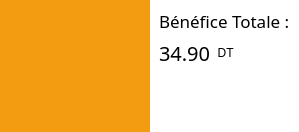
                   <widget class="QWidget" name="widget_16" native="true">
                    <property name="styleSheet">
                     <string notr="true">background-color: white</string>
                    </property>
                    <layout class="QHBoxLayout" name="horizontalLayout_15" stretch="1,2">
                     <property name="spacing">
                      <number>0</number>
                     </property>
                     <property name="leftMargin">
                      <number>0</number>
                     </property>
                     <property name="topMargin">
                      <number>0</number>
                     </property>
                     <property name="rightMargin">
                      <number>0</number>
                     </property>
                     <property name="bottomMargin">
                      <number>0</number>
                     </property>
                     <item>
                      <widget class="QWidget" name="widget_17" native="true">
                       <property name="minimumSize">
                        <size>
                         <width>150</width>
                         <height>132</height>
                        </size>
                       </property>
                       <property name="maximumSize">
                        <size>
                         <width>150</width>
                         <height>132</height>
                        </size>
                       </property>
                       <property name="styleSheet">
                        <string notr="true">background-color: rgb(243, 156, 17);</string>
                       </property>
                       <layout class="QVBoxLayout" name="verticalLayout_15">
                        <property name="leftMargin">
                         <number>40</number>
                        </property>
                        <property name="topMargin">
                         <number>25</number>
                        </property>
                        <property name="rightMargin">
                         <number>40</number>
                        </property>
                        <property name="bottomMargin">
                         <number>30</number>
                        </property>
                        <item>
                         <widget class="QLabel" name="label_22">
                          <property name="sizePolicy">
                           <sizepolicy hsizetype="Ignored" vsizetype="Ignored">
                            <horstretch>0</horstretch>
                            <verstretch>0</verstretch>
                           </sizepolicy>
                          </property>
                          <property name="text">
                           <string/>
                          </property>
                          <property name="pixmap">
                           <pixmap>../pictures/dollar-currency-symbol.png</pixmap>
                          </property>
                          <property name="scaledContents">
                           <bool>true</bool>
                          </property>
                         </widget>
                        </item>
                       </layout>
                      </widget>
                     </item>
                     <item>
                      <widget class="QWidget" name="widget_18" native="true">
                       <property name="maximumSize">
                        <size>
                         <width>16777215</width>
                         <height>132</height>
                        </size>
                       </property>
                       <property name="styleSheet">
                        <string notr="true"/>
                       </property>
                       <layout class="QVBoxLayout" name="verticalLayout_16">
                        <item>
                         <widget class="QLabel" name="label_23">
                          <property name="font">
                           <font>
                            <family>Trebuchet MS</family>
                            <pointsize>13</pointsize>
                            <weight>50</weight>
                            <italic>false</italic>
                            <bold>false</bold>
                           </font>
                          </property>
                          <property name="styleSheet">
                           <string notr="true">font: 13pt &quot;Trebuchet MS&quot;;</string>
                          </property>
                          <property name="text">
                           <string>Bénéfice Totale :</string>
                          </property>
                          <property name="wordWrap">
                           <bool>true</bool>
                          </property>
                         </widget>
                        </item>
                        <item>
                         <widget class="QWidget" name="widget_12" native="true">
                          <layout class="QHBoxLayout" name="horizontalLayout_16" stretch="0,0,0">
                           <property name="spacing">
                            <number>0</number>
                           </property>
                           <property name="leftMargin">
                            <number>0</number>
                           </property>
                           <property name="topMargin">
                            <number>0</number>
                           </property>
                           <property name="rightMargin">
                            <number>0</number>
                           </property>
                           <property name="bottomMargin">
                            <number>0</number>
                           </property>
                           <item>
                            <widget class="QLabel" name="beneficesLabel">
                             <property name="font">
                              <font>
                               <family>Arial Rounded MT Bold</family>
                               <pointsize>15</pointsize>
                               <weight>50</weight>
                               <italic>false</italic>
                               <bold>false</bold>
                              </font>
                             </property>
                             <property name="styleSheet">
                              <string notr="true">font: 15pt &quot;Arial Rounded MT Bold&quot;;</string>
                             </property>
                             <property name="text">
                              <string>34.90</string>
                             </property>
                             <property name="wordWrap">
                              <bool>true</bool>
                             </property>
                            </widget>
                           </item>
                           <item>
                            <widget class="QLabel" name="label_24">
                             <property name="styleSheet">
                              <string notr="true">font: 15pt &quot;Arial Rounded MT Bold&quot;;</string>
                             </property>
                             <property name="text">
                              <string>  DT</string>
                             </property>
                            </widget>
                           </item>
                           <item>
                            <spacer name="horizontalSpacer_5">
                             <property name="orientation">
                              <enum>Qt::Horizontal</enum>
                             </property>
                             <property name="sizeHint" stdset="0">
                              <size>
                               <width>40</width>
                               <height>20</height>
                              </size>
                             </property>
                            </spacer>
                           </item>
                          </layout>
                         </widget>
                        </item>
                        <item>
                         <spacer name="verticalSpacer_3">
                          <property name="orientation">
                           <enum>Qt::Vertical</enum>
                          </property>
                          <property name="sizeHint" stdset="0">
                           <size>
                            <width>20</width>
                            <height>40</height>
                           </size>
                          </property>
                         </spacer>
                        </item>
                       </layout>
                      </widget>
                     </item>
                    </layout>
                   </widget>
